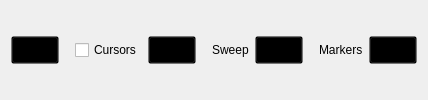
         <widget class="QWidget" name="optionsList" native="true">
          <property name="sizePolicy">
           <sizepolicy hsizetype="Preferred" vsizetype="Fixed">
            <horstretch>0</horstretch>
            <verstretch>0</verstretch>
           </sizepolicy>
          </property>
          <property name="minimumSize">
           <size>
            <width>0</width>
            <height>48</height>
           </size>
          </property>
          <property name="styleSheet">
           <string notr="true">QPushButton {
  width: 40px;
  height: 20px;
  background-color: transparent;
}
QPushButton:pressed { border-image: url(:/icons/setup_btn_checked.svg); }
QPushButton:!pressed { border-image: url(:/icons/setup_btn_unchecked.svg); }
QPushButton:hover:!pressed:!checked { border-image: url(:/icons/setup_btn_hover.svg); }
QPushButton:checked { border-image: url(:/icons/setup_btn_checked.svg); }</string>
          </property>
          <layout class="QHBoxLayout" name="horizontalLayout">
           <item>
            <widget class="adiscope::CustomPushButton" name="btnMeasure">
             <property name="text">
              <string/>
             </property>
             <property name="checkable">
              <bool>true</bool>
             </property>
            </widget>
           </item>
           <item>
            <spacer name="horizontalSpacer_16">
             <property name="orientation">
              <enum>Qt::Horizontal</enum>
             </property>
             <property name="sizeType">
              <enum>QSizePolicy::Fixed</enum>
             </property>
             <property name="sizeHint" stdset="0">
              <size>
               <width>10</width>
               <height>10</height>
              </size>
             </property>
            </spacer>
           </item>
           <item>
            <widget class="QCheckBox" name="boxCursors">
             <property name="text">
              <string>Cursors</string>
             </property>
            </widget>
           </item>
           <item>
            <widget class="adiscope::CustomPushButton" name="btnCursors">
             <property name="enabled">
              <bool>false</bool>
             </property>
             <property name="text">
              <string/>
             </property>
             <property name="checkable">
              <bool>true</bool>
             </property>
            </widget>
           </item>
           <item>
            <spacer name="horizontalSpacer_15">
             <property name="orientation">
              <enum>Qt::Horizontal</enum>
             </property>
             <property name="sizeType">
              <enum>QSizePolicy::Fixed</enum>
             </property>
             <property name="sizeHint" stdset="0">
              <size>
               <width>10</width>
               <height>10</height>
              </size>
             </property>
            </spacer>
           </item>
           <item>
            <widget class="QLabel" name="label_2">
             <property name="text">
              <string>Sweep</string>
             </property>
             <property name="general_settings_label" stdset="0">
              <bool>true</bool>
             </property>
            </widget>
           </item>
           <item>
            <widget class="adiscope::CustomPushButton" name="btnSweep">
             <property name="text">
              <string/>
             </property>
             <property name="checkable">
              <bool>true</bool>
             </property>
            </widget>
           </item>
           <item>
            <spacer name="horizontalSpacer_9">
             <property name="orientation">
              <enum>Qt::Horizontal</enum>
             </property>
             <property name="sizeType">
              <enum>QSizePolicy::Fixed</enum>
             </property>
             <property name="sizeHint" stdset="0">
              <size>
               <width>10</width>
               <height>10</height>
              </size>
             </property>
            </spacer>
           </item>
           <item>
            <widget class="QLabel" name="label_3">
             <property name="text">
              <string>Markers</string>
             </property>
             <property name="general_settings_label" stdset="0">
              <bool>true</bool>
             </property>
            </widget>
           </item>
           <item>
            <widget class="adiscope::CustomPushButton" name="btnMarkers">
             <property name="text">
              <string/>
             </property>
             <property name="checkable">
              <bool>true</bool>
             </property>
            </widget>
           </item>
          </layout>
         </widget>
